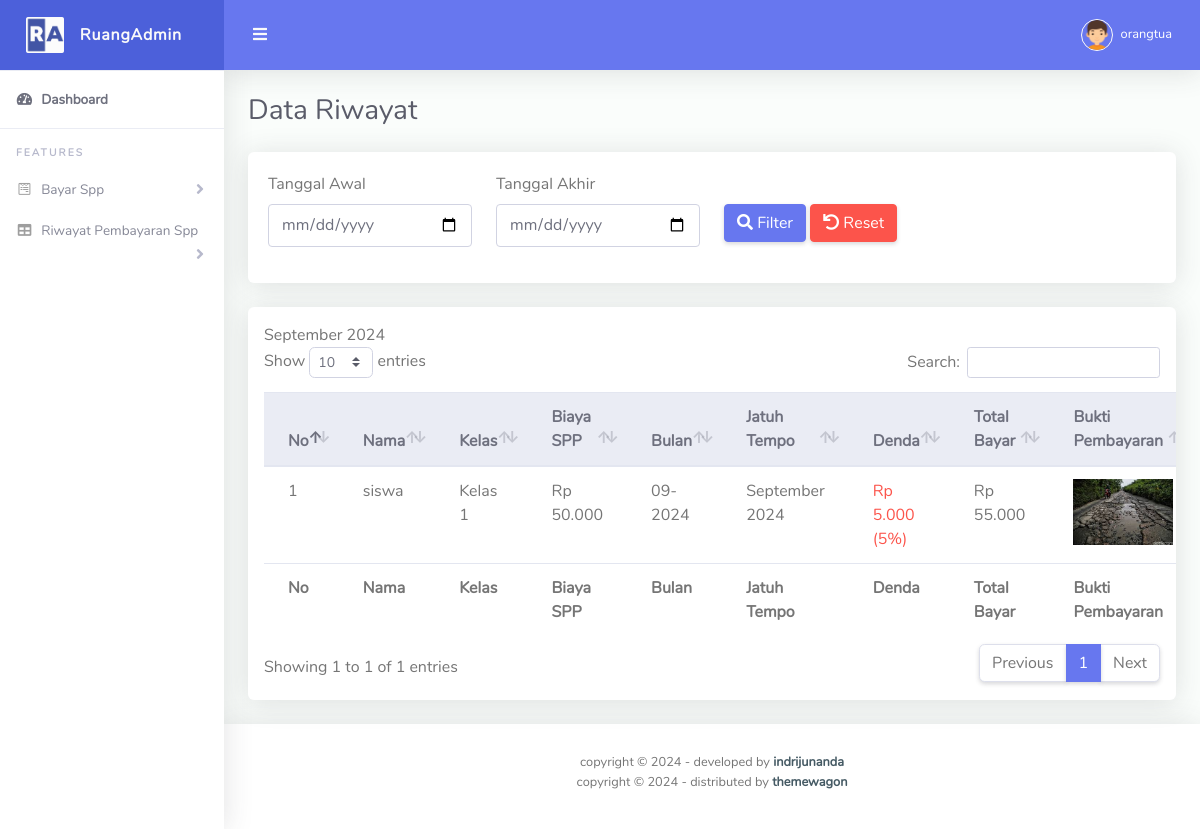
The app's page /orangtua/riwayat.php (signed in) with its own data.
### tables this page shows
CREATE TABLE `pembayaran_221043` (
  `id_221043` int(11) NOT NULL,
  `siswa_id_221043` int(11) DEFAULT NULL,
  `spp_id_221043` int(11) DEFAULT NULL,
  `tanggal_bayar_221043` date DEFAULT NULL,
  `bukti_pembayaran_221043` varchar(255) DEFAULT NULL,
  `bulan_221043` varchar(255) NOT NULL,
  `status_221043` enum('pending','lunas') DEFAULT 'pending'
);

CREATE TABLE `siswa_221043` (
  `id_221043` int(11) NOT NULL,
  `nama_221043` varchar(255) NOT NULL,
  `username_221043` varchar(255) NOT NULL,
  `id_kelas_221043` int(11) NOT NULL,
  `alamat_221043` text DEFAULT NULL,
  `orangtua_id_221043` int(11) DEFAULT NULL,
  `password_221043` varchar(255) NOT NULL
);

CREATE TABLE `kelas_221043` (
  `id_221043` int(11) NOT NULL,
  `kelas_221043` varchar(255) NOT NULL
);

CREATE TABLE `spp_221043` (
  `id_221043` int(11) NOT NULL,
  `id_kelas_221043` int(11) NOT NULL,
  `biaya_221043` decimal(10,0) NOT NULL
);

### orangtua/riwayat.php (the view, shortened to what this page needs)
<?php
include '../koneksi.php';
$orangtua_id = $_SESSION['id_orangtua'];
?>
<!DOCTYPE html>
<html lang="en">
<head>
  <link href="../assets/vendor/fontawesome-free/css/all.min.css" rel="stylesheet" type="text/css">
  <link href="../assets/vendor/bootstrap/css/bootstrap.min.css" rel="stylesheet" type="text/css">
  <link href="../assets/css/ruang-admin.min.css" rel="stylesheet">
  <link href="../assets/vendor/datatables/dataTables.bootstrap4.min.css" rel="stylesheet">
</head>
<body id="page-top">
  <div id="wrapper">
    <ul class="navbar-nav sidebar sidebar-light accordion" id="accordionSidebar">
      <a class="sidebar-brand d-flex align-items-center justify-content-center" href="index.php">
        <div class="sidebar-brand-icon">
          <img src="img/logo/logo2.png">
        </div>
        <div class="sidebar-brand-text mx-3">RuangAdmin</div>
      </a>
      <hr class="sidebar-divider my-0">
      <li class="nav-item active">
        <a class="nav-link" href="index.php">
          <i class="fas fa-fw fa-tachometer-alt"></i>
          <span>Dashboard</span></a>
      </li>
      <hr class="sidebar-divider">
      <div class="sidebar-heading">
        Features
      </div>
      <li class="nav-item">
        <a class="nav-link collapsed" href="#" data-toggle="collapse" data-target="#bayar" aria-expanded="true"
          aria-controls="collapseForm">
          <i class="fab fa-fw fa-wpforms"></i>
          <span>Bayar Spp</span>
        </a>
      </li>
      <li class="nav-item">
        <a class="nav-link collapsed" href="#" data-toggle="collapse" data-target="#collapseTable" aria-expanded="true"
          aria-controls="collapseTable">
          <i class="fas fa-fw fa-table"></i>
          <span>Riwayat Pembayaran Spp</span>
        </a>
      </li>
    </ul>
    <div id="content-wrapper" class="d-flex flex-column">
      <div id="content">
        <nav class="navbar navbar-expand navbar-light bg-navbar topbar mb-4 static-top">
          <button id="sidebarToggleTop" class="btn btn-link rounded-circle mr-3">
            <i class="fa fa-bars"></i>
          </button>
          <ul class="navbar-nav ml-auto">
            <li class="nav-item dropdown no-arrow">
              <a class="nav-link dropdown-toggle" href="#" id="userDropdown" role="button" data-toggle="dropdown"
                aria-haspopup="true" aria-expanded="false">
                <img class="img-profile rounded-circle" src="img/boy.png" style="max-width: 60px">
                <span class="ml-2 d-none d-lg-inline text-white small"><?= $_SESSION['nama_orangtua'] ?></span>
              </a>
            </li>
          </ul>
        </nav>
        <div class="container-fluid" id="container-wrapper">
          <div class="d-sm-flex align-items-center justify-content-between mb-4">
            <h1 class="h3 mb-0 text-gray-800">Data Riwayat</h1>
          </div>
          <div class="row">
  <div class="col-lg-12">
    <div class="card mb-4">
      <div class="card-body">
        <form method="GET" class="row">
          <div class="col-lg-3">
            <div class="form-group">
              <label>Tanggal Awal</label>
              <input type="date" class="form-control" name="start_date" value="<?= isset($_GET['start_date']) ? $_GET['start_date'] : '' ?>">
            </div>
          </div>
          <div class="col-lg-3">
            <div class="form-group">
              <label>Tanggal Akhir</label>
              <input type="date" class="form-control" name="end_date" value="<?= isset($_GET['end_date']) ? $_GET['end_date'] : '' ?>">
            </div>
          </div>
          <div class="col-lg-4">
            <div class="form-group">
              <label>&nbsp;</label>
              <div>
                <button type="submit" class="btn btn-primary">
                  <i class="fas fa-search"></i> Filter
                </button>
                <a href="?" class="btn btn-danger">
                  <i class="fas fa-undo"></i> Reset
                </a>
              </div>
            </div>
          </div>
        </form>
      </div>
    </div>
  </div>
  <div class="col-lg-12">
    <div class="card mb-4">
      <div class="table-responsive p-3">
        <table class="table align-items-center table-flush" id="dataTable">
          <thead class="thead-light">
            <tr>
              <th>No</th>
              <th>Nama</th>
              <th>Kelas</th>
              <th>Biaya SPP</th>
              <th>Bulan</th>
              <th>Jatuh Tempo</th>
              <th>Denda</th>
              <th>Total Bayar</th>
              <th>Bukti Pembayaran</th>
            </tr>
          </thead>
          <tfoot>
            <tr>
              <th>No</th>
              <th>Nama</th>
              <th>Kelas</th>
              <th>Biaya SPP</th>
              <th>Bulan</th>
              <th>Jatuh Tempo</th>
              <th>Denda</th>
              <th>Total Bayar</th>
              <th>Bukti Pembayaran</th>
            </tr>
          </tfoot>
          <tbody>
          <?php
          $no = 1;
          $where_clause = "WHERE pembayaran_221043.status_221043 = 'lunas'
                          AND siswa_221043.orangtua_id_221043 = '$orangtua_id'";
          function hitungDenda($tanggal_jatuh_tempo, $biaya_spp) {
            $denda_per_bulan = 0.05;
            $sekarang = new DateTime();
            $jatuh_tempo = new DateTime($tanggal_jatuh_tempo);
            $interval = $jatuh_tempo->diff($sekarang);
            $selisih_bulan = ($interval->y * 12) + $interval->m;
            $total_denda = $biaya_spp * $denda_per_bulan * $selisih_bulan;
            return $total_denda;
          }
          $tampil = mysqli_query($koneksi, "SELECT
              pembayaran_221043.*,
              siswa_221043.nama_221043 AS nama_siswa,
              spp_221043.biaya_221043 AS biaya_spp,
              kelas_221043.kelas_221043 AS kelas,
              DATE_FORMAT(CONCAT('2024-', SUBSTRING(pembayaran_221043.bulan_221043, 1, 2), '-01'), '%Y-%m-%d') as tanggal_jatuh_tempo
          FROM
              pembayaran_221043
          JOIN
              siswa_221043 ON pembayaran_221043.siswa_id_221043 = siswa_221043.id_221043
          JOIN
              kelas_221043 ON siswa_221043.id_kelas_221043 = kelas_221043.id_221043
          JOIN
              spp_221043 ON siswa_221043.id_kelas_221043 = spp_221043.id_kelas_221043
                                          $where_clause
                                          ORDER BY pembayaran_221043.tanggal_bayar_221043 DESC");
          while($data = mysqli_fetch_array($tampil)):
            $denda = hitungDenda($data['tanggal_jatuh_tempo'], $data['biaya_spp']);
            $total_bayar = $data['biaya_spp'] + $denda;
            $date = $data['bulan_221043'];
            if ($date) {
                list($month, $year) = explode('-', $date);
                $bulan_indo = [
                    '01' => 'Januari',
                    '02' => 'Februari',
                    '03' => 'Maret',
                    '04' => 'April',
                    '05' => 'Mei',
                    '06' => 'Juni',
                    '07' => 'Juli',
                    '08' => 'Agustus',
                    '09' => 'September',
                    '10' => 'Oktober',
                    '11' => 'November',
                    '12' => 'Desember'
                ];
            } else {
                echo 'Tanggal tidak valid';
            }
          ?>
            <tr>
                            <td><?= $no++ ?></td>
                            <td><?= $data['nama_siswa'] ?></td>
                            <td><?= $data['kelas'] ?></td>
                            <td>Rp <?= number_format($data['biaya_spp'], 0, ',', '.') ?></td>
                            <td><?= $data['bulan_221043'] ?></td>
                            <td><?= $bulan_indo[$month] . ' ' . $year?></td>
                            <td><?php
                                if ($denda > 0) {
                                  echo '<span class="text-danger">Rp ' . number_format($denda, 0, ',', '.') . ' (5%)</span>';
                                } else {
                                    echo '-';
                                }
                            ?></td>
                            <td>Rp <?= number_format($total_bayar, 0, ',', '.') ?></td>
                            <td>
                                <?php if (!empty($data['bukti_pembayaran_221043'])): ?>
                                    <img src="<?= $data['bukti_pembayaran_221043'] ?>" alt="Bukti Pembayaran" style="max-width: 100px; max-height: 100px;">
                                <?php else: ?>
                                    <span>Tidak ada bukti pembayaran</span>
                                <?php endif; ?>
                            </td>
            </tr>
          <?php endwhile; ?>
          </tbody>
        </table>
      </div>
    </div>
  </div>
</div>
        </div>
      </div>
      <footer class="sticky-footer bg-white">
        <div class="container my-auto">
          <div class="copyright text-center my-auto">
            <span>copyright &copy; <script> document.write(new Date().getFullYear()); </script> - developed by
              <b><a href="https://indrijunanda.gitlab.io/" target="_blank">indrijunanda</a></b>
            </span>
          </div>
        </div>
        <div class="container my-auto py-2">
          <div class="copyright text-center my-auto">
            <span>copyright &copy; <script> document.write(new Date().getFullYear()); </script> - distributed by
              <b><a href="https://themewagon.com/" target="_blank">themewagon</a></b>
            </span>
          </div>
        </div>
      </footer>
    </div>
  </div>
</body>
</html>

### records on screen
pembayaran_221043: siswa_id_221043.nama_221043 "siswa", kelas_221043.kelas_221043 "Kelas 1", spp_id_221043.biaya_221043 "50.000", bulan_221043 "09-2024", month "September", year "2024", denda "5.000", total_bayar "55.000", bukti_pembayaran_221043 (picture)

### other values on screen
$_SESSION['nama_orangtua'] "orangtua"
